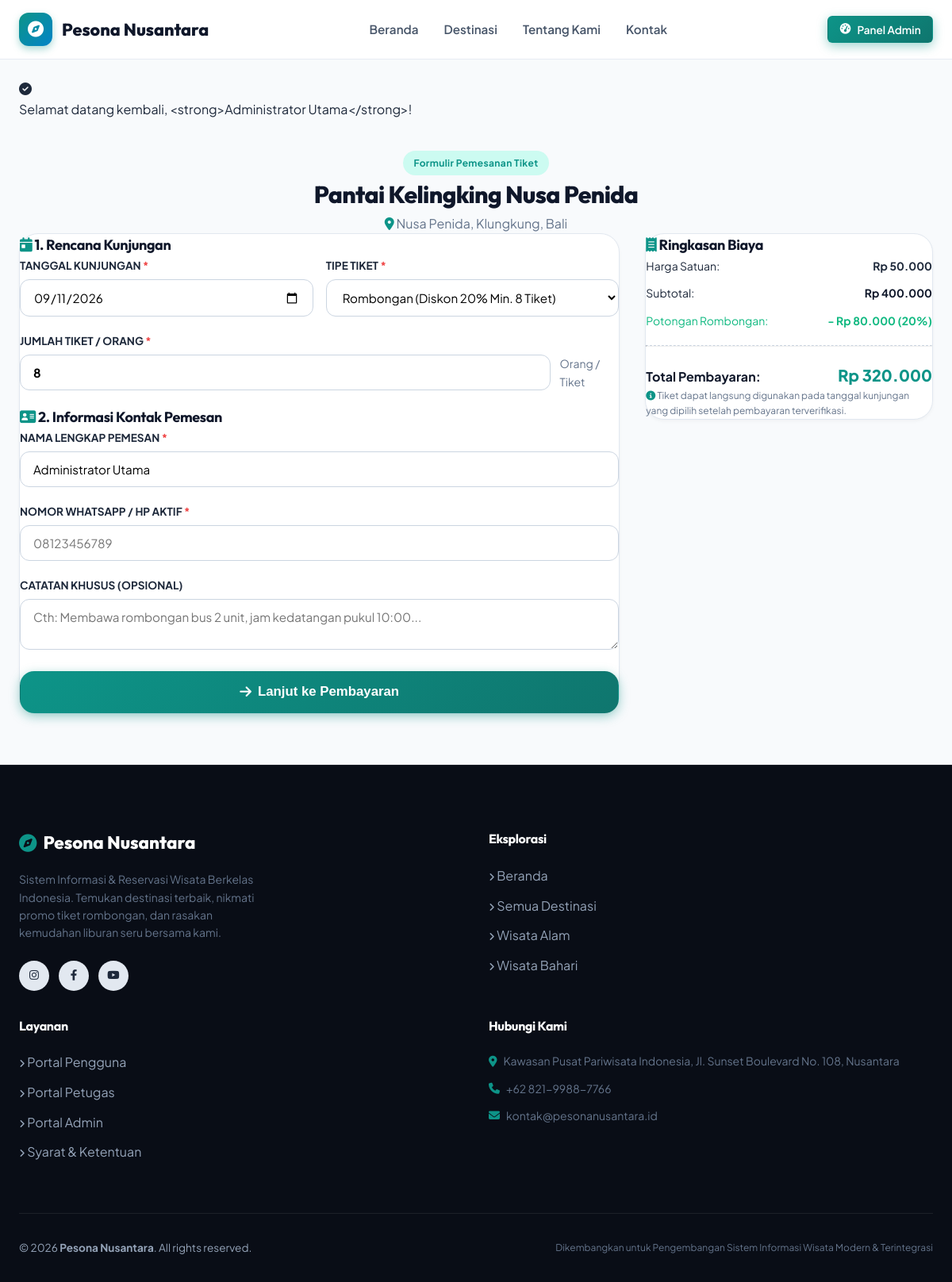
Screenshot of /booking.php?id=2 (signed in) with the database file from the repository.
### tables this page shows
CREATE TABLE `pengaturan_web` (
  `id` INT AUTO_INCREMENT PRIMARY KEY,
  `nama_sistem` VARCHAR(100) NOT NULL DEFAULT 'Pesona Nusantara',
  `tagline` VARCHAR(200) DEFAULT 'Sistem Informasi & Reservasi Wisata Berkelas Indonesia',
  `deskripsi` TEXT DEFAULT NULL,
  `kontak_email` VARCHAR(100) DEFAULT 'kontak@pesonanusantara.id',
  `kontak_telp` VARCHAR(30) DEFAULT '+62 821-9988-7766',
  `alamat` TEXT DEFAULT NULL,
  `logo` VARCHAR(255) DEFAULT NULL,
  `banner` VARCHAR(255) DEFAULT NULL,
  `sosmed_instagram` VARCHAR(100) DEFAULT 'pesonanusantara.id',
  `sosmed_facebook` VARCHAR(100) DEFAULT 'pesonanusantara.official',
  `sosmed_youtube` VARCHAR(100) DEFAULT 'PesonaNusantaraTV',
  `updated_at` TIMESTAMP DEFAULT CURRENT_TIMESTAMP ON UPDATE CURRENT_TIMESTAMP
);

CREATE TABLE `destinasi` (
  `id` INT AUTO_INCREMENT PRIMARY KEY,
  `kategori_id` INT NOT NULL,
  `nama_destinasi` VARCHAR(150) NOT NULL,
  `slug` VARCHAR(180) NOT NULL UNIQUE,
  `deskripsi` TEXT NOT NULL,
  `lokasi` VARCHAR(255) NOT NULL,
  `maps_embed` TEXT DEFAULT NULL,
  `harga_tiket` DECIMAL(12,2) NOT NULL DEFAULT 0.00,
  `diskon_rombongan` INT DEFAULT 15 COMMENT 'Diskon persen untuk rombongan',
  `min_rombongan` INT DEFAULT 10 COMMENT 'Minimal pengunjung untuk rombongan',
  `jam_buka` TIME DEFAULT '08:00:00',
  `jam_tutup` TIME DEFAULT '17:00:00',
  `hari_operasional` VARCHAR(100) DEFAULT 'Setiap Hari (Senin - Minggu)',
  `fasilitas` TEXT DEFAULT NULL COMMENT 'Comma-separated fasilitas',
  `status` ENUM('buka', 'tutup', 'pemeliharaan') DEFAULT 'buka',
  `rating` DECIMAL(3,2) DEFAULT 4.80,
  `foto_utama` VARCHAR(255) NOT NULL,
  `created_at` TIMESTAMP DEFAULT CURRENT_TIMESTAMP,
  FOREIGN KEY (`kategori_id`) REFERENCES `kategori_wisata`(`id`) ON DELETE CASCADE
);

### config/database.php (called while the page is built, shortened)
<?php
function getSettings($pdo) {
    try {
        $stmt = $pdo->query("SELECT * FROM pengaturan_web LIMIT 1");
        $res = $stmt->fetch();
        return $res ?: [
            'nama_sistem' => 'Pesona Nusantara',
            'tagline' => 'Jelajahi Pesona Keindahan Wisata Terbaik di Indonesia',
            'deskripsi' => 'Platform informasi dan pemesanan tiket wisata terintegrasi dan berkelas.',
            'kontak_email' => 'kontak@pesonanusantara.id',
            'kontak_telp' => '+62 821-9988-7766',
            'alamat' => 'Jl. Pariwisata No. 88, Indonesia',
            'logo' => '',
            'banner' => '',
            'sosmed_instagram' => 'pesonanusantara.id',
            'sosmed_facebook' => 'pesonanusantara.official',
            'sosmed_youtube' => 'PesonaNusantaraTV'
        ];
    } catch (Exception $e) {
        return [
            'nama_sistem' => 'Pesona Nusantara',
            'tagline' => 'Jelajahi Pesona Keindahan Wisata Terbaik di Indonesia',
            'deskripsi' => 'Platform informasi dan pemesanan tiket wisata terintegrasi dan berkelas.',
            'kontak_email' => 'kontak@pesonanusantara.id',
            'kontak_telp' => '+62 821-9988-7766',
            'alamat' => 'Jl. Pariwisata No. 88, Indonesia',
            'logo' => '',
            'banner' => '',
            'sosmed_instagram' => 'pesonanusantara.id',
            'sosmed_facebook' => 'pesonanusantara.official',
            'sosmed_youtube' => 'PesonaNusantaraTV'
        ];
    }
}
function formatRupiah($angka) {
    return 'Rp ' . number_format((float)$angka, 0, ',', '.');
}
function getFlash() {
    if (isset($_SESSION['flash'])) {
        $flash = $_SESSION['flash'];
        return $flash;
    }
    return null;
}

### booking.php (the view, shortened to what this page needs)
<?php
require_once __DIR__ . '/config/database.php';
$id = (int)($_GET['id'] ?? 0);
$stmt = $pdo->prepare("SELECT * FROM destinasi WHERE id = ? AND status = 'buka' LIMIT 1");
$stmt->execute([$id]);
$wisata = $stmt->fetch();
$initialQty = max(1, (int)($_GET['qty'] ?? ($wisata['diskon_rombongan'] > 0 ? $wisata['min_rombongan'] : 1)));
$initialTipe = $_GET['tipe'] ?? ($initialQty >= $wisata['min_rombongan'] ? 'rombongan' : 'sendiri');
require_once __DIR__ . '/includes/header.php';
require_once __DIR__ . '/includes/navbar.php';
?>
<div class="container" style="padding-top: 2.5rem; padding-bottom: 4rem;">
  <div class="max-w-3xl mx-auto">
    <div class="text-center mb-8">
      <span class="badge badge-primary mb-2">Formulir Pemesanan Tiket</span>
      <h1 class="text-3xl font-extrabold text-dark"><?= htmlspecialchars($wisata['nama_destinasi']) ?></h1>
      <p class="text-muted"><i class="fa-solid fa-location-dot text-primary"></i> <?= htmlspecialchars($wisata['lokasi']) ?></p>
    </div>
    <div class="grid grid-cols-3 gap-8 items-start">
      <div class="card p-6 shadow-md" style="grid-column: span 2; border-radius: var(--radius-xl);">
        <form action="<?= BASE_URL ?>booking.php?id=<?= $wisata['id'] ?>" method="POST" id="bookingForm">
          <h3 class="font-bold text-dark mb-4 text-lg border-b pb-2">
            <i class="fa-solid fa-calendar-day text-primary"></i> 1. Rencana Kunjungan
          </h3>
          <div class="grid grid-cols-2 gap-4 mb-4">
            <div class="form-group">
              <label class="form-label font-bold text-xs uppercase text-muted">Tanggal Kunjungan <span class="text-danger">*</span></label>
              <input type="date" name="tanggal_kunjungan" id="tanggal_kunjungan" class="form-control" min="<?= date('Y-m-d') ?>" value="<?= date('Y-m-d') ?>" required>
            </div>
            <div class="form-group">
              <label class="form-label font-bold text-xs uppercase text-muted">Tipe Tiket <span class="text-danger">*</span></label>
              <select name="tipe_rombongan" id="tipe_rombongan" class="form-control">
                <option value="rombongan" <?= ($initialTipe === 'rombongan') ? 'selected' : '' ?>>
                  Rombongan (Diskon <?= $wisata['diskon_rombongan'] ?>% Min. <?= $wisata['min_rombongan'] ?> Tiket)
                </option>
              </select>
            </div>
          </div>
          <div class="form-group mb-6">
            <label class="form-label font-bold text-xs uppercase text-muted">Jumlah Tiket / Orang <span class="text-danger">*</span></label>
            <div class="flex items-center gap-3">
              <input type="number" name="jumlah_tiket" id="jumlah_tiket" class="form-control font-bold text-lg"
                     value="<?= $initialQty ?>" min="1" max="500"
                     data-harga="<?= $wisata['harga_tiket'] ?>"
                     data-diskon="<?= $wisata['diskon_rombongan'] ?>"
                     data-min-rombongan="<?= $wisata['min_rombongan'] ?>" required>
              <span class="text-muted text-sm whitespace-nowrap">Orang / Tiket</span>
            </div>
          </div>
          <h3 class="font-bold text-dark mb-4 text-lg border-b pb-2">
            <i class="fa-solid fa-address-card text-primary"></i> 2. Informasi Kontak Pemesan
          </h3>
          <div class="form-group mb-4">
            <label class="form-label font-bold text-xs uppercase text-muted">Nama Lengkap Pemesan <span class="text-danger">*</span></label>
            <input type="text" name="nama_pemesan" class="form-control" value="<?= htmlspecialchars($_SESSION['user_nama'] ?? '') ?>" required>
          </div>
          <div class="form-group mb-4">
            <label class="form-label font-bold text-xs uppercase text-muted">Nomor WhatsApp / HP Aktif <span class="text-danger">*</span></label>
            <input type="tel" name="no_telp" class="form-control" placeholder="08123456789" required>
          </div>
          <div class="form-group mb-6">
            <label class="form-label font-bold text-xs uppercase text-muted">Catatan Khusus (Opsional)</label>
            <textarea name="catatan" class="form-control" rows="2" placeholder="Cth: Membawa rombongan bus 2 unit, jam kedatangan pukul 10:00..."></textarea>
          </div>
          <button type="submit" class="btn btn-primary btn-block btn-lg shadow-glow">
            <i class="fa-solid fa-arrow-right"></i> Lanjut ke Pembayaran
          </button>
        </form>
      </div>
      <div class="card p-6 shadow-md bg-light" style="border-radius: var(--radius-xl); border: 1px solid var(--slate-200);">
        <h3 class="font-bold text-dark mb-4 text-lg border-b pb-2">
          <i class="fa-solid fa-receipt text-primary"></i> Ringkasan Biaya
        </h3>
        <div class="flex flex-col gap-3 text-sm text-slate-600 mb-6">
          <div class="flex items-center justify-between">
            <span>Harga Satuan:</span>
            <strong><?= formatRupiah($wisata['harga_tiket']) ?></strong>
          </div>
          <div class="flex items-center justify-between">
            <span>Subtotal:</span>
            <strong id="displaySubtotal" class="text-dark"><?= formatRupiah($wisata['harga_tiket']) ?></strong>
          </div>
          <div class="flex items-center justify-between text-success" id="diskonRow" style="display: none;">
            <span>Potongan Rombongan:</span>
            <strong id="displayDiskon">- Rp 0</strong>
          </div>
          <hr style="border-top: 1px dashed var(--slate-300); margin: 0.5rem 0;">
          <div class="flex items-baseline justify-between text-base">
            <span class="font-bold text-dark">Total Pembayaran:</span>
            <span id="displayTotal" class="font-extrabold text-xl text-primary"><?= formatRupiah($wisata['harga_tiket']) ?></span>
          </div>
        </div>
        <div class="p-3 bg-white rounded text-xs text-muted border">
          <i class="fa-solid fa-info-circle text-primary"></i> Tiket dapat langsung digunakan pada tanggal kunjungan yang dipilih setelah pembayaran terverifikasi.
        </div>
      </div>
    </div>
  </div>
</div>
<?php require_once __DIR__ . '/includes/footer.php'; ?>

### includes/navbar.php (shortened to what this page needs)
<?php
$currentUser = $_SESSION['user_nama'] ?? null;
$currentRole = $_SESSION['user_role'] ?? null;
$flash = getFlash();
?>
<header class="site-navbar">
  <div class="container navbar-container">
    <a href="<?= BASE_URL ?>index.php" class="nav-brand">
      <div class="nav-brand-icon">
        <i class="fa-solid fa-compass"></i>
      </div>
      <span><?= htmlspecialchars($settings['nama_sistem']) ?></span>
    </a>
    <ul class="nav-links" id="navLinks">
      <li><a href="<?= BASE_URL ?>index.php" class="nav-link <?= (basename($_SERVER['PHP_SELF']) == 'index.php') ? 'active' : '' ?>">Beranda</a></li>
      <li><a href="<?= BASE_URL ?>destinasi.php" class="nav-link <?= (basename($_SERVER['PHP_SELF']) == 'destinasi.php' || basename($_SERVER['PHP_SELF']) == 'detail.php') ? 'active' : '' ?>">Destinasi</a></li>
      <li><a href="<?= BASE_URL ?>index.php#tentang" class="nav-link">Tentang Kami</a></li>
      <li><a href="<?= BASE_URL ?>index.php#kontak" class="nav-link">Kontak</a></li>
    </ul>
    <div class="nav-actions">
      <?php if ($currentUser): ?>
        <?php if ($currentRole === 'admin'): ?>
          <a href="<?= BASE_URL ?>admin/index.php" class="btn btn-sm btn-primary">
            <i class="fa-solid fa-gauge-high"></i> Panel Admin
          </a>
        <?php elseif ($currentRole === 'petugas'): ?>
          <a href="<?= BASE_URL ?>petugas/index.php" class="btn btn-sm btn-primary">
            <i class="fa-solid fa-id-badge"></i> Panel Petugas
          </a>
        <?php endif; ?>
      <?php else: ?>
        <a href="<?= BASE_URL ?>login.php" class="btn btn-sm btn-secondary">Masuk</a>
        <a href="<?= BASE_URL ?>register.php" class="btn btn-sm btn-primary">Daftar</a>
      <?php endif; ?>
    </div>
  </div>
</header>
<?php if ($flash): ?>
<div class="container" style="margin-top: 1.5rem;">
  <div class="alert alert-<?= $flash['type'] ?> alert-dismissible">
    <i class="fa-solid <?= $flash['type'] === 'success' ? 'fa-circle-check' : ($flash['type'] === 'danger' ? 'fa-circle-exclamation' : 'fa-circle-info') ?>"></i>
    <div><?= htmlspecialchars($flash['message']) ?></div>
  </div>
</div>
<?php endif; ?>

### includes/footer.php (shortened to what this page needs)
<footer class="site-footer">
  <div class="container">
    <div class="grid grid-cols-4 gap-8">
      <div style="grid-column: span 1.5;">
        <div class="footer-brand flex items-center gap-2">
          <i class="fa-solid fa-compass text-primary"></i>
          <span><?= htmlspecialchars($settings['nama_sistem']) ?></span>
        </div>
        <p class="text-sm text-muted" style="margin-bottom: 1.5rem; max-width: 320px;">
          <?= htmlspecialchars($settings['tagline']) ?>. Temukan destinasi terbaik, nikmati promo tiket rombongan, dan rasakan kemudahan liburan seru bersama kami.
        </p>
        <div class="flex gap-3">
          <?php if (!empty($settings['sosmed_instagram'])): ?>
            <a href="https://instagram.com/<?= htmlspecialchars($settings['sosmed_instagram']) ?>" target="_blank" class="btn btn-sm btn-secondary" style="border-radius: 50%; width: 38px; height: 38px; padding: 0;">
              <i class="fa-brands fa-instagram"></i>
            </a>
          <?php endif; ?>
          <?php if (!empty($settings['sosmed_facebook'])): ?>
            <a href="https://facebook.com/<?= htmlspecialchars($settings['sosmed_facebook']) ?>" target="_blank" class="btn btn-sm btn-secondary" style="border-radius: 50%; width: 38px; height: 38px; padding: 0;">
              <i class="fa-brands fa-facebook-f"></i>
            </a>
          <?php endif; ?>
          <?php if (!empty($settings['sosmed_youtube'])): ?>
            <a href="https://youtube.com/<?= htmlspecialchars($settings['sosmed_youtube']) ?>" target="_blank" class="btn btn-sm btn-secondary" style="border-radius: 50%; width: 38px; height: 38px; padding: 0;">
              <i class="fa-brands fa-youtube"></i>
            </a>
          <?php endif; ?>
        </div>
      </div>
      <div>
        <h4 class="text-white text-md font-bold" style="margin-bottom: 1.25rem;">Eksplorasi</h4>
        <ul class="footer-links">
          <li><a href="<?= BASE_URL ?>index.php"><i class="fa-solid fa-angle-right text-xs"></i> Beranda</a></li>
          <li><a href="<?= BASE_URL ?>destinasi.php"><i class="fa-solid fa-angle-right text-xs"></i> Semua Destinasi</a></li>
          <li><a href="<?= BASE_URL ?>destinasi.php?kategori=1"><i class="fa-solid fa-angle-right text-xs"></i> Wisata Alam</a></li>
          <li><a href="<?= BASE_URL ?>destinasi.php?kategori=2"><i class="fa-solid fa-angle-right text-xs"></i> Wisata Bahari</a></li>
        </ul>
      </div>
      <div>
        <h4 class="text-white text-md font-bold" style="margin-bottom: 1.25rem;">Layanan</h4>
        <ul class="footer-links">
          <li><a href="<?= BASE_URL ?>login.php"><i class="fa-solid fa-angle-right text-xs"></i> Portal Pengguna</a></li>
          <li><a href="<?= BASE_URL ?>petugas/index.php"><i class="fa-solid fa-angle-right text-xs"></i> Portal Petugas</a></li>
          <li><a href="<?= BASE_URL ?>admin/index.php"><i class="fa-solid fa-angle-right text-xs"></i> Portal Admin</a></li>
          <li><a href="<?= BASE_URL ?>index.php#faq"><i class="fa-solid fa-angle-right text-xs"></i> Syarat & Ketentuan</a></li>
        </ul>
      </div>
      <div id="kontak">
        <h4 class="text-white text-md font-bold" style="margin-bottom: 1.25rem;">Hubungi Kami</h4>
        <ul class="footer-links">
          <li class="flex items-center gap-2 text-sm text-muted">
            <i class="fa-solid fa-location-dot text-primary"></i>
            <span><?= htmlspecialchars($settings['alamat']) ?></span>
          </li>
          <li class="flex items-center gap-2 text-sm text-muted">
            <i class="fa-solid fa-phone text-primary"></i>
            <span><?= htmlspecialchars($settings['kontak_telp']) ?></span>
          </li>
          <li class="flex items-center gap-2 text-sm text-muted">
            <i class="fa-solid fa-envelope text-primary"></i>
            <span><?= htmlspecialchars($settings['kontak_email']) ?></span>
          </li>
        </ul>
      </div>
    </div>
    <div class="footer-bottom flex justify-between items-center" style="flex-wrap: wrap; gap: 1rem;">
      <p>&copy; <?= date('Y') ?> <strong><?= htmlspecialchars($settings['nama_sistem']) ?></strong>. All rights reserved.</p>
      <p class="text-muted text-xs">Dikembangkan untuk Pengembangan Sistem Informasi Wisata Modern & Terintegrasi</p>
    </div>
  </div>
</footer>
</body>
</html>

### rows the page displays
pengaturan_web: nama_sistem "Pesona Nusantara", tagline "Sistem Informasi & Reservasi Wisata Berkelas Indonesia", alamat "Kawasan Pusat Pariwisata Indonesia, Jl. Sunset Boulevard No. 108, Nusantara", kontak_telp "+62 821-9988-7766", kontak_email "kontak@pesonanusantara.id"
destinasi: nama_destinasi "Pantai Kelingking Nusa Penida", lokasi "Nusa Penida, Klungkung, Bali", tipe_rombongan "Rombongan (Diskon 20% Min. 8 Tiket)", jumlah_tiket "8", harga_tiket "Rp 50.000"

### other values shown
$flash['message'] "Selamat datang kembali, <strong>Administrator Utama</strong>!"
